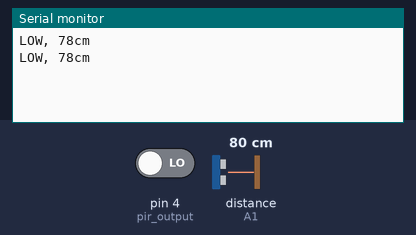
The sketch below on a simulated Arduino Uno, built with avr-gcc and run on an emulated ATmega328P. Parts: the last lines printed to the serial monitor. Wiring (inferred from the names in the program): ultrasonic range finder: trigger A0; echo A1. Inputs (shaded band) come from the test bench; at power-on: pin 4 (pir_output) LOW, distance to the obstacle (sensor on A1) 80 cm. The echo pulse lasts 58.3 µs per cm.

Above: at 1.8 s.
1.9 s: pin 4 (pir_output) driven HIGH
At 2.9 s:
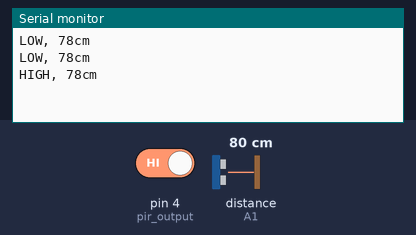
4.6 s: distance to the obstacle (sensor on A1) set to 2 cm
At 5.9 s:
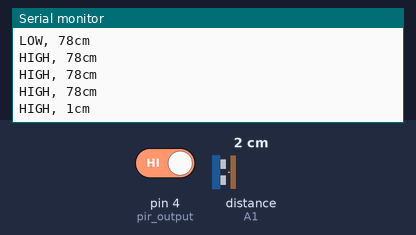
6.1 s: distance to the obstacle (sensor on A1) set to 4 cm
At 6.8 s:
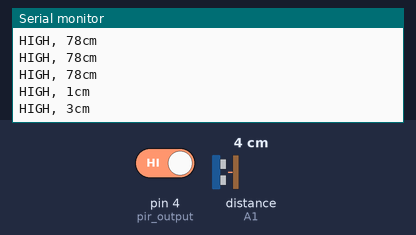
7.6 s: pin 4 (pir_output) driven LOW
At 9.1 s:
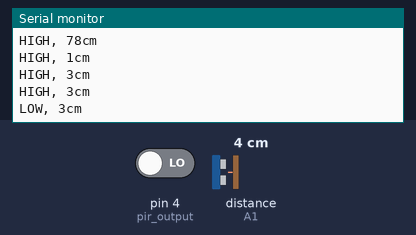
Timing chart, 0 to 10.1 s (numbered marks = the images above; inputs shaded):
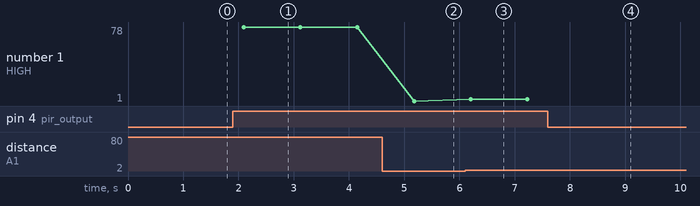

The sketch:

IR_Sensor.ino
```cpp
#include "SR04.h"
#define TRIG_PIN A0 //TRIG pin del sensor HC SR04 seteado en A0
#define ECHO_PIN A1 //ECHO pin del sensor HC SR04 seteado en A1
SR04 sr04 = SR04(ECHO_PIN,TRIG_PIN);
long a;
const int pir_output = 4;  //Sensor HC SR501 seteado en el puerto 0

void setup() {
  pinMode(pir_output, INPUT);
  Serial.begin(9600);
}

//Verificar si el sensor detecta movimiento o no
void loop() {
  a=sr04.Distance();
  if (digitalRead(pir_output) == HIGH) {
    Serial.print("HIGH, ");
    Serial.print(a);
    Serial.println("cm");
  }
  else {
   Serial.print("LOW, ");
    Serial.print(a);
    Serial.println("cm");
  }
  delay(1000);
}
```

Measured:
- after the input at 1.9 s, the serial monitor: prints a new line after 0.19 s (image 1)
- after the input at 4.6 s, the serial monitor: prints a new line after 0.58 s (image 2)
- after the input at 6.1 s, the serial monitor: prints a new line after 0.10 s (image 3)
- after the input at 7.6 s, the serial monitor: prints a new line after 0.66 s (image 4)
- plotted number 1: 78 → 1 after the input at 4.6 s, 1 → 3 after the input at 6.1 s
